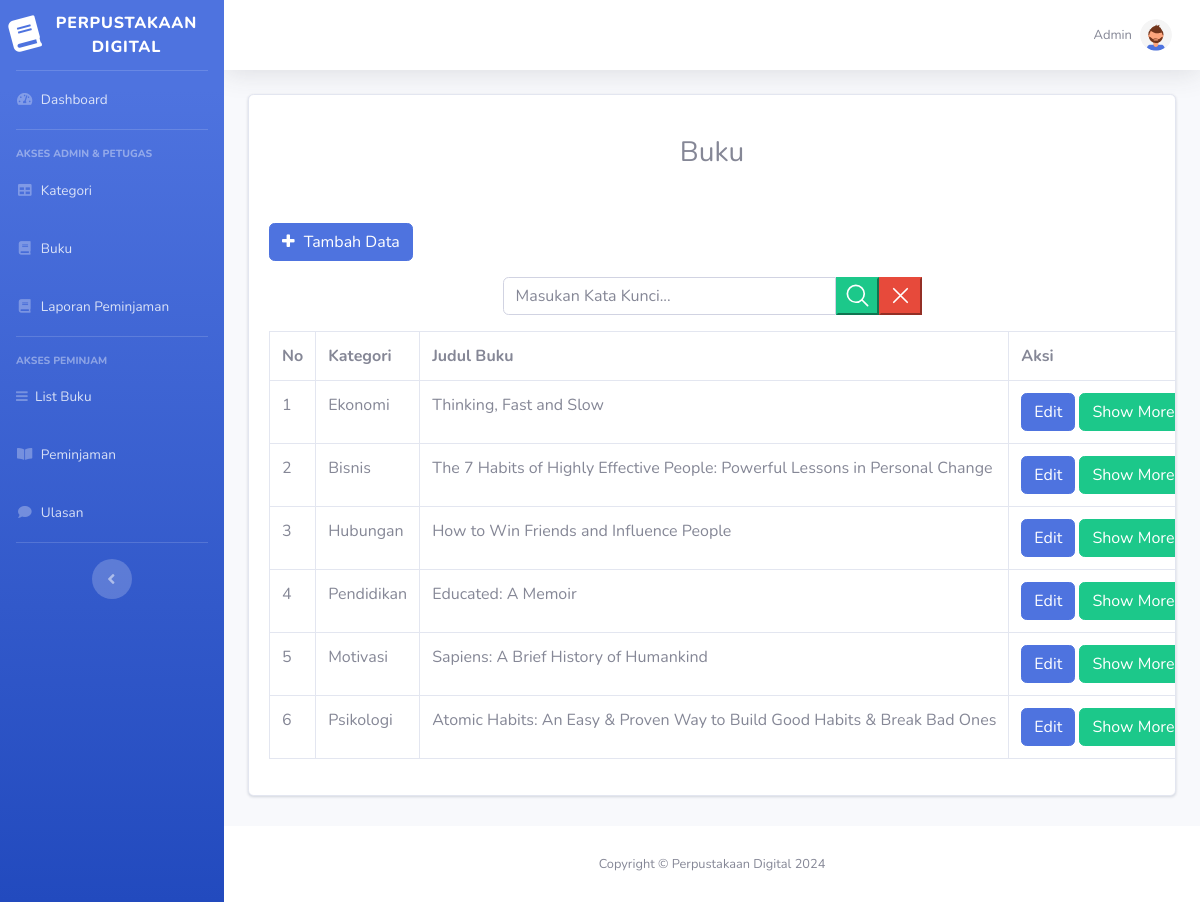
The page /index.php?page=Buku (signed in) on the database its author committed.
### tables this page shows
CREATE TABLE `user` (
  `id_user` int(255) NOT NULL,
  `username` varchar(255) DEFAULT NULL,
  `nama` varchar(255) DEFAULT NULL,
  `email` varchar(255) DEFAULT NULL,
  `password` varchar(255) DEFAULT NULL,
  `alamat` text DEFAULT NULL,
  `no_telp` varchar(255) DEFAULT NULL,
  `level` enum('Admin','Petugas','Peminjam') DEFAULT NULL
);

CREATE TABLE `buku` (
  `id_buku` int(11) NOT NULL,
  `id_kategori` int(11) DEFAULT NULL,
  `judul` varchar(255) DEFAULT NULL,
  `penulis` varchar(255) NOT NULL,
  `penerbit` varchar(255) NOT NULL,
  `tahun_terbit` varchar(255) NOT NULL,
  `deskripsi` varchar(255) NOT NULL,
  `coverimg` varchar(255) NOT NULL
);

CREATE TABLE `kategori` (
  `id_kategori` int(11) NOT NULL,
  `kategori` varchar(255) DEFAULT NULL
);

### buku.php (the view, shortened to what this page needs)
<div class="cantainer-fluid">
<div class="card">
    <div class="card-header">
        <h3 class="mt-3 text-center">Buku</h3>
    </div>
    <div class="card-body">
        <div class="row">
            <div class="col-md-12">
                <a href="?page=buku_tambah" class="btn btn-primary mb-3"><i class="fa fa-plus"></i> Tambah Data</a>
                <div class="col-md-6 mx-auto">
                <form action="" method="POST">
                <div class="input-group mb-3">
                    <input type="text" name="tcari" class="form-control" placeholder="Masukan Kata Kunci...">
                    <button type="submit" class="btn-success" name="bcari">
                    <svg xmlns="http://www.w3.org/2000/svg" fill="none" viewBox="0 0 24 24" stroke-width="1.5" stroke="currentColor" width="27px">
                        <path stroke-linecap="round" stroke-linejoin="round" d="m21 21-5.197-5.197m0 0A7.5 7.5 0 1 0 5.196 5.196a7.5 7.5 0 0 0 10.607 10.607Z" />
                    </svg>
                    </button>
                    <button type="reset" class="btn-danger" name="rcari">
                    <svg xmlns="http://www.w3.org/2000/svg" fill="none" viewBox="0 0 24 24" stroke-width="1.5" stroke="currentColor" width="27px">
                        <path stroke-linecap="round" stroke-linejoin="round" d="M6 18 18 6M6 6l12 12" />
                    </svg>
                    </button>
                </div>
                </form>
                </div>
                <table class="table table-bordered" width="100%" id="dataTable" cellspacing="0">
                    <tr>
                        <th>No</th>
                        <th>Kategori</th>
                        <th>Judul Buku</th>
                        <th>Aksi</th>
                    </tr>
                    <?php
                    $i = 1;
                    if(isset($_POST['bcari'])) {
                        $keyword = $_POST['tcari'];
                        $q = "SELECT * FROM buku LEFT JOIN kategori on kategori.id_kategori = buku.id_kategori WHERE kategori LIKE '%$keyword%' OR judul LIKE '%$keyword%' OR penulis LIKE '%$keyword%' OR penerbit LIKE '%$keyword%' OR tahun_terbit LIKE '%$keyword%' ORDER BY id_buku desc";
                    }else{
                        $q = "SELECT * FROM buku LEFT JOIN kategori on kategori.id_kategori = buku.id_kategori ORDER BY id_buku desc";
                    }
                    $query = mysqli_query($koneksi, $q);
                    while ($data = mysqli_fetch_array($query)) {
                    ?>
                        <tr>
                            <td><?php echo $i++ ?></td>
                            <td><?php echo $data['kategori']; ?></td>
                            <td><?php echo $data['judul']; ?></td>
                            <td>
                                <a href="?page=buku_edit&&id=<?php echo $data['id_buku']; ?>" class="btn btn-primary">Edit</a>
                                <a href="?page=buku_show&&id=<?php echo $data['id_buku']; ?>" class="btn btn-success">Show More</a>
                            </td>
                        </tr>
                    <?php
                    }
                    ?>
                </table>
            </div>
        </div>
    </div>
</div>
</div>

### index.php (shortened to what this page needs)
<?php
include('koneksi.php');
?>
<!DOCTYPE html>
<html lang="en">
<head>
    <link href="assets/vendor/fontawesome-free/css/all.min.css" rel="stylesheet" type="text/css">
      <link rel="stylesheet" type="text/css" href="assets/css/bootstrap/css/bootstrap.min.css">
      <link rel="stylesheet" type="text/css" href="assets/icon/themify-icons/themify-icons.css">
	  <link rel="stylesheet" type="text/css" href="assets/icon/font-awesome/css/font-awesome.min.css">
      <link rel="stylesheet" type="text/css" href="assets/icon/icofont/css/icofont.css">
      <link rel="stylesheet" type="text/css" href="assets/css/style.css">
      <link rel="stylesheet" type="text/css" href="assets/css/jquery.mCustomScrollbar.css">
    <link href="assets/css/sb-admin-2.min.css" rel="stylesheet">
</head>
<body id="page-top">
    <div id="wrapper">
        <ul class="navbar-nav bg-gradient-primary sidebar sidebar-dark accordion" id="accordionSidebar">
            <?php
            $query = mysqli_query($koneksi, "SELECT * FROM user where id_user=" . $_SESSION['user']['id_user']);
            $data = mysqli_fetch_array($query)
            ?>
            <a class="sidebar-brand d-flex align-items-center justify-content-center" href="?page=home">
                <div class="sidebar-brand-icon rotate-n-15">
                    <i class="fas fa-book"></i>
                </div>
                <div class="sidebar-brand-text mx-3">Perpustakaan Digital</div>
            </a>
            <hr class="sidebar-divider my-0">
            <li class="nav-item">
                <a class="nav-link" href="?">
                    <i class="fas fa-fw fa-tachometer-alt"></i>
                    <span>Dashboard</span></a>
            </li>
            <?php
            if ($_SESSION['user']['level'] != 'Peminjam') {
            ?>
            <hr class="sidebar-divider">
            <div class="sidebar-heading">
                Akses Admin & Petugas
            </div>
                <li class="nav-item">
                    <a class="nav-link" href="?page=Kategori">
                        <i class="fas fa-fw fa-table"></i>
                        <span>Kategori</span></a>
                </li>
                <li class="nav-item">
                    <a class="nav-link" href="?page=Buku">
                        <i class="fas fa-fw fa-book"></i>
                        <span>Buku</span></a>
                </li>
            <?php
            }
            ?>
            <?php
            if ($_SESSION['user']['level'] != 'Peminjam') {
            ?>
                <li class="nav-item">
                    <a class="nav-link" href="?page=Laporan">
                        <i class="fas fa-fw fa-book"></i>
                        <span>Laporan Peminjaman</span></a>
                </li>
            <?php
            }
            ?>
            <hr class="sidebar-divider">
            <div class="sidebar-heading">
                Akses Peminjam
            </div>
            <li class="nav-item">
                <a class="nav-link" href="?page=Buku_List">
                    <i class="fas fa fa-bars"></i>
                    <span>List Buku</span></a>
            </li>
            <li class="nav-item">
                    <a class="nav-link" href="?page=Peminjaman">
                        <i class="fas fa-fw fa-book-open"></i>
                        <span>Peminjaman</span></a>
                </li>
            <li class="nav-item">
                <a class="nav-link" href="?page=Ulasan">
                    <i class="fas fa-fw fa-comment"></i>
                    <span>Ulasan</span></a>
            </li>
            <hr class="sidebar-divider d-none d-md-block">
            <div class="text-center d-none d-md-inline">
                <button class="rounded-circle border-0" id="sidebarToggle"></button>
            </div>
        </ul>
        <div id="content-wrapper" class="d-flex flex-column">
            <div id="content">
                <nav class="navbar navbar-expand navbar-light bg-white topbar mb-4 static-top shadow">
                    <ul class="navbar-nav ml-auto">
                        <li class="nav-item dropdown no-arrow">
                            <a class="nav-link dropdown-toggle" href="#" id="userDropdown" role="button" data-toggle="dropdown" aria-haspopup="true" aria-expanded="false">
                                <span class="mr-2 d-none d-lg-inline text-gray-600 "><?php echo $data['nama'] ?></span>
                                <img class="img-profile rounded-circle" src="assets/img/undraw_profile_2.svg">
                            </a>
                        </li>
                    </ul>
                </nav>
                <div class="container-fluid">
                    <?php
                    $page = isset($_GET['page']) ? $_GET['page'] : 'home';
                    if (file_exists($page . '.php')) {
                        include $page . '.php';
                    } else {
                        include('404.php');
                    }
                    ?>
                </div>
            </div>
            <footer class="sticky-footer bg-white">
                <div class="container my-auto">
                    <div class="copyright text-center my-auto">
                        <span>Copyright &copy; Perpustakaan Digital 2024</span>
                    </div>
                </div>
            </footer>
        </div>
    </div>
</body>
</html>

### rows shown on the page
user: nama "Admin"
buku: id_kategori.kategori "Ekonomi", judul "Thinking, Fast and Slow"
buku: id_kategori.kategori "Bisnis", judul "The 7 Habits of Highly Effective People: Powerful Lessons in Personal Change"
buku: id_kategori.kategori "Hubungan", judul "How to Win Friends and Influence People"
buku: id_kategori.kategori "Pendidikan", judul "Educated: A Memoir"
buku: id_kategori.kategori "Motivasi", judul "Sapiens: A Brief History of Humankind"
buku: id_kategori.kategori "Psikologi", judul "Atomic Habits: An Easy & Proven Way to Build Good Habits & Break Bad Ones"
